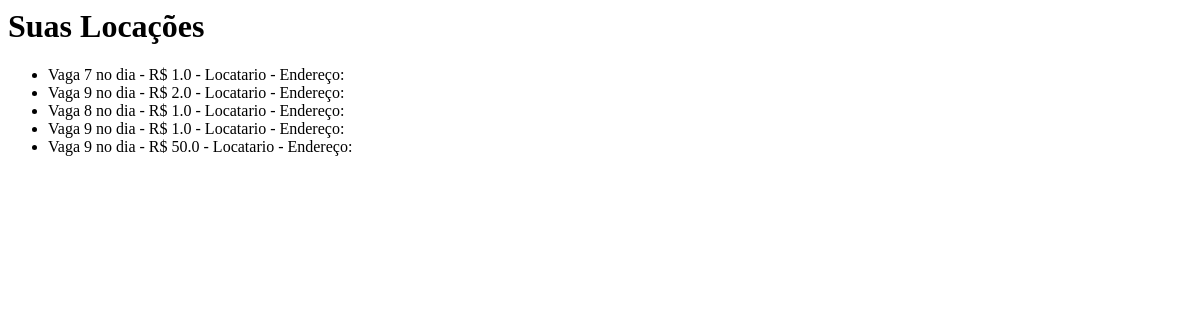
The page /painel/transacao (signed in) on the database as committed earlier.
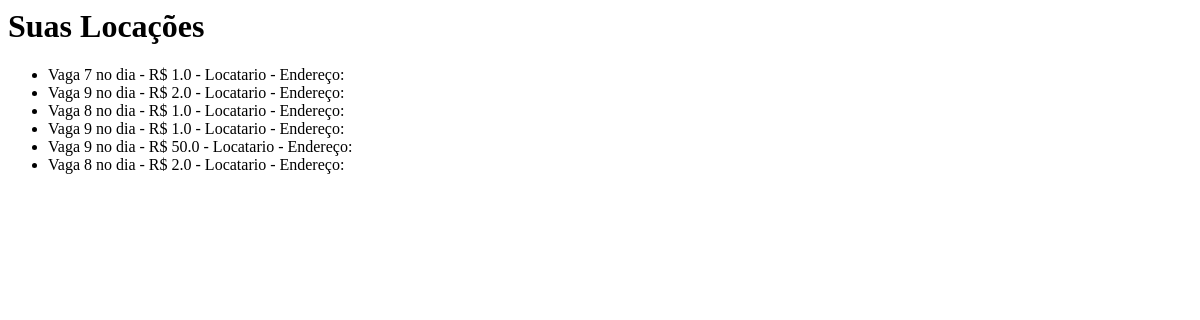
The same page on the database as committed later.
### painel/models.py (models this page shows, shortened)
class Reservas(models.Model):
	vaga             = models.ForeignKey(Vagas, on_delete = models.CASCADE)
	valor            = models.FloatField(default=0)
	horaEntrada      = models.DateTimeField()
	horaSaida        = models.DateTimeField()
	avaliacaoDono    = models.IntegerField(default=-1)
	avaliacaolocador = models.IntegerField(default=-1)
	alugador         = models.ForeignKey('auth.User', default='', on_delete = models.CASCADE, related_name='alugadorReserva')

class Vagas(models.Model):
	usuario     = models.ForeignKey('auth.User', on_delete = models.CASCADE)
	estado      = models.CharField(max_length=2)
	cidade      = models.CharField(max_length=100)
	bairro      = models.CharField(max_length=100)
	rua         = models.CharField(max_length=100)
	complemento = models.CharField(max_length=50, default='.')
	valor       = models.FloatField()
	ativo       = models.BooleanField(default=True)
	modo        = models.CharField(max_length=1)
	abre        = models.TimeField(max_length=5)
	fecha       = models.TimeField(max_length=5)
	segunda     = models.BooleanField(default=False)
	terca       = models.BooleanField(default=False)
	quarta      = models.BooleanField(default=False)
	quinta      = models.BooleanField(default=False)
	sexta       = models.BooleanField(default=False)
	sabado      = models.BooleanField(default=False)
	domingo     = models.BooleanField(default=False)
	lat         = models.CharField(max_length=100, default='-27.3667')
	lng         = models.CharField(max_length=100, default='-53.000')
	avaliacao   = models.IntegerField(default=-1)
	def __str__(self):
		return str(self.id)

### painel/views.py (the view)
# urls.py: path('transacao', views.transacao, name='transacao'),
def transacao(request):
	if request.user.is_authenticated:
		lista_transacoes = Reservas.objects.filter(alugador=request.user) #consulta
		u = User.objects.get(username=request.user)
		p = Perfil.objects.get(usuario=request.user)
		contexto = {"u":u, "p": p,"lista_transacoes": lista_transacoes} #contexto
		return render(request, 'meuperfil/transacao.html', contexto)
	else:
		form = UsuarioSenha(request.POST)
		contexto = {"form": form, "mensagem": "Você deve fazer login para acessar está área do site." }
		return render(request, 'index.html', contexto)

### painel/templates/meuperfil/transacao.html
{%load static%}
 <h1> Suas Locações </h1>
 <ul>
 {% for t in lista_transacoes %}
    <li>Vaga {{t.vaga}} no dia {{t.data}} - R$ {{t.valor}} - Locatario {{t.locatario}} - Endereço: {{t.endereco}}</li>
 {% endfor %}
 </ul>

Rows that differ between the two databases and show on the page:
added Reservas: vaga "8", valor "2.0"
